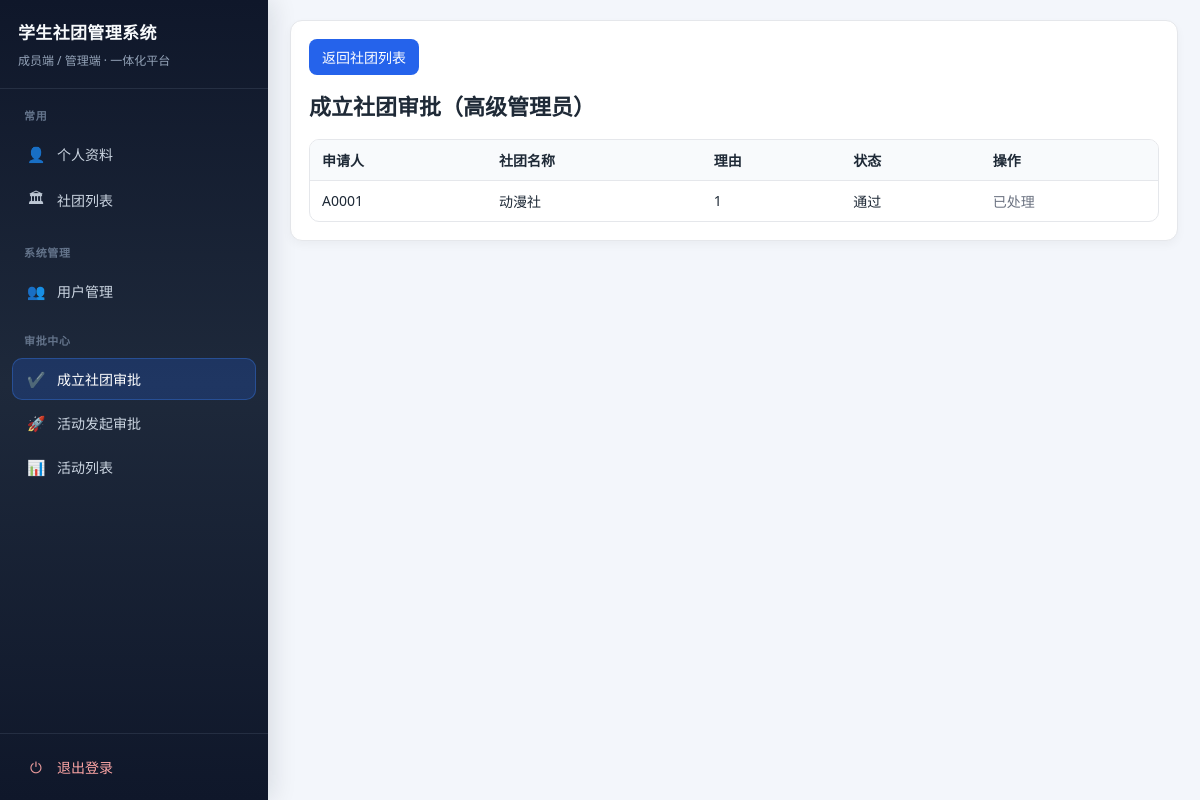
/super-admin/club-creation/ (signed in), run on an earlier commit of the app's database.
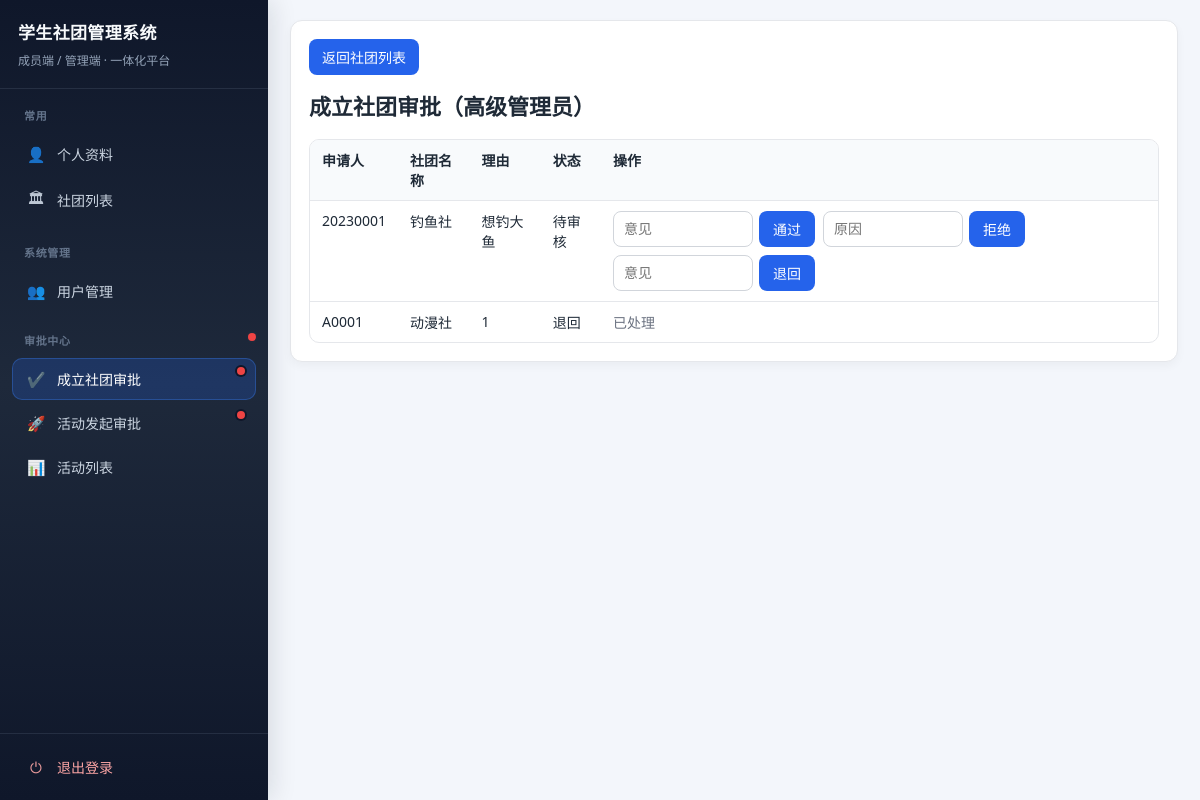
And on a later commit of the database.
### club/models.py (models this page shows, shortened)
class ClubCreationApplication(models.Model):
    applicant = models.ForeignKey(
        MemberProfile,
        on_delete=models.CASCADE,
        related_name="club_creation_applications",
        verbose_name="申请人",
    )
    club_name = models.CharField("拟成立社团名称", max_length=128)
    club_intro = models.TextField("社团简介", blank=True)
    reason = models.TextField("成立理由")
    status = models.CharField(max_length=16, choices=ApplicationStatus.choices, default=ApplicationStatus.PENDING)
    review_comment = models.TextField(blank=True)
    reviewed_by = models.ForeignKey(settings.AUTH_USER_MODEL, on_delete=models.SET_NULL, null=True, blank=True)
    reviewed_at = models.DateTimeField(null=True, blank=True)
    created_at = models.DateTimeField(auto_now_add=True)
    updated_at = models.DateTimeField(auto_now=True)
    class Meta:
        ordering = ["-created_at"]

class MemberProfile(models.Model):
    user = models.OneToOneField(settings.AUTH_USER_MODEL, on_delete=models.CASCADE, related_name="memberprofile")
    club = models.ForeignKey(
        "ClubInfo",
        on_delete=models.SET_NULL,
        null=True,
        blank=True,
        related_name="members",
        help_text="所属社团；高级管理员通常为空。",
    )
    role = models.CharField(max_length=20, choices=RoleChoices.choices, default=RoleChoices.MEMBER)
    student_id = models.CharField(max_length=32, unique=True, null=True, blank=True)
    phone = models.CharField(max_length=32, unique=True, null=True, blank=True)
    email = models.EmailField(blank=True)
    college = models.CharField(max_length=64, blank=True)
    grade = models.CharField(max_length=32, blank=True)
    def display_name(self):
        sid = (self.student_id or "").strip()
        if sid:
            return sid
        user = getattr(self, "user", None)
        if user and user.username:
            return user.username
        return f"用户{self.pk}"

### club/views.py (the view)
# urls.py: path("super-admin/club-creation/", views.club_creation_manage, name="club_creation_manage"),
@super_admin_required
def club_creation_manage(request):
    apps = ClubCreationApplication.objects.select_related("applicant", "reviewed_by").all()
    return render(request, "club/club_creation_manage.html", {"apps": apps})

### templates/club/club_creation_manage.html (shortened to what this page needs)
{% extends 'club/base.html' %}
{% block page_back %}
<p class="page-back"><a class="btn" href="{% url 'club:club_list' %}">返回社团列表</a></p>
{% endblock %}
{% block content %}
<h2>成立社团审批（高级管理员）</h2>
<table><tr><th>申请人</th><th>社团名称</th><th>理由</th><th>状态</th><th>操作</th></tr>
{% for a in apps %}
<tr>
  <td>{{ a.applicant.display_name }}</td><td>{{ a.club_name }}</td><td>{{ a.reason }}</td><td>{{ a.get_status_display }}</td>
  <td class="cell-actions">
    {% if a.status == 'pending' %}
    <div class="op-group op-group--with-input">
    <form method="post" action="{% url 'club:club_creation_review' a.id 'approve' %}">{% csrf_token %}<input name="comment" placeholder="意见"><button type="submit">通过</button></form>
    <form method="post" action="{% url 'club:club_creation_review' a.id 'reject' %}">{% csrf_token %}<input name="comment" placeholder="原因"><button type="submit">拒绝</button></form>
    <form method="post" action="{% url 'club:club_creation_review' a.id 'return' %}">{% csrf_token %}<input name="comment" placeholder="意见"><button type="submit">退回</button></form>
    </div>
    {% else %}
    <span class="muted">已处理</span>
    {% endif %}
  </td>
</tr>
{% endfor %}
</table>
{% endblock %}

What changed in the data, as far as the page shows it:
added ClubCreationApplication: applicant.display_name "20230001", club_name "钓鱼社", reason "想钓大鱼", status "待审核"
changed ClubCreationApplication "动漫社": status "通过" → "退回"
